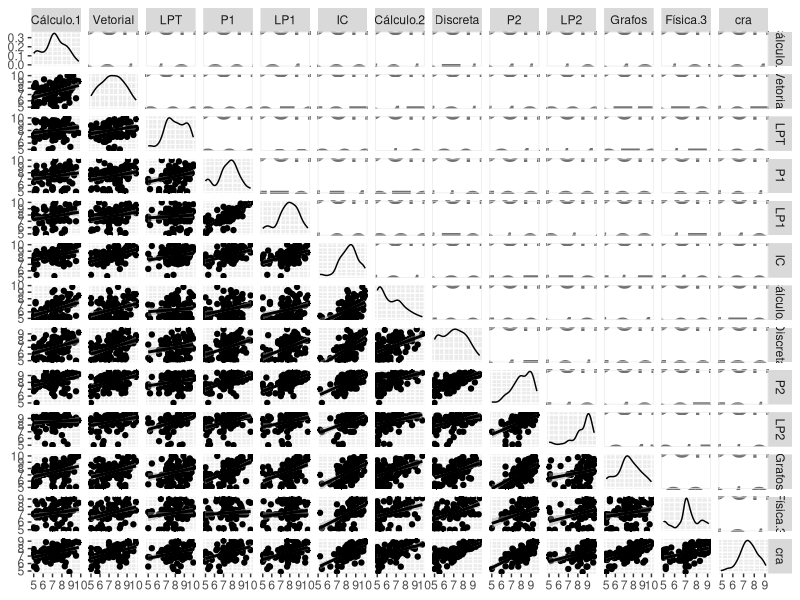
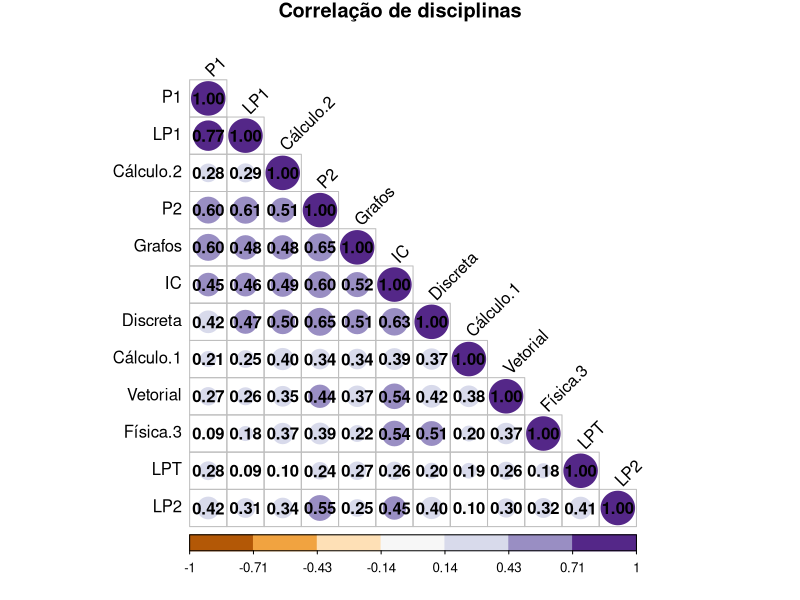
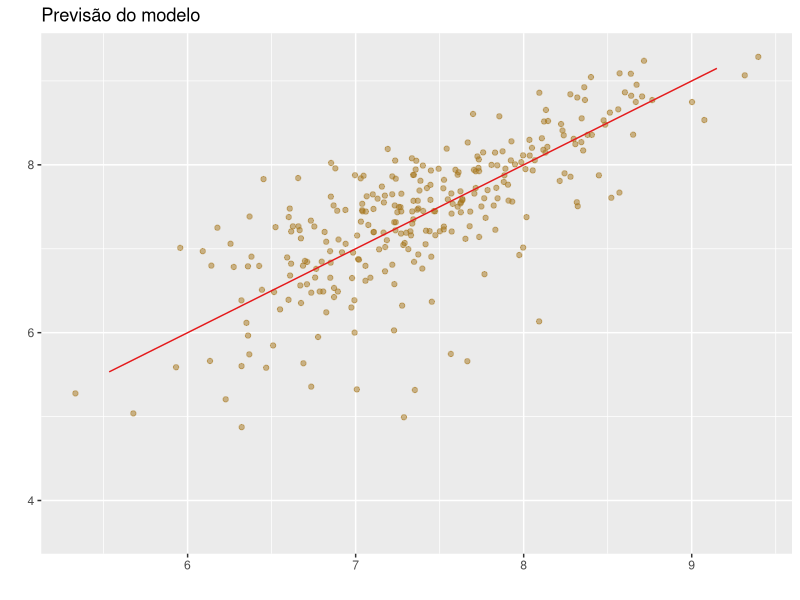
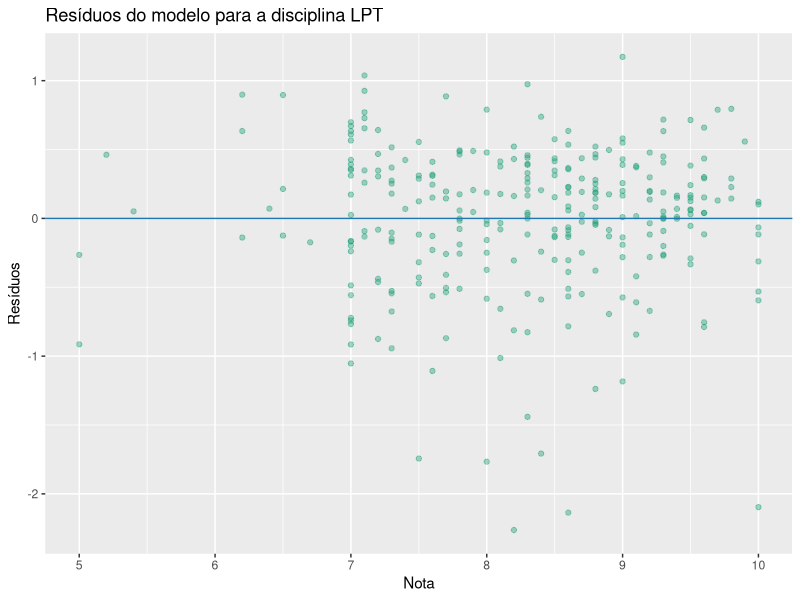
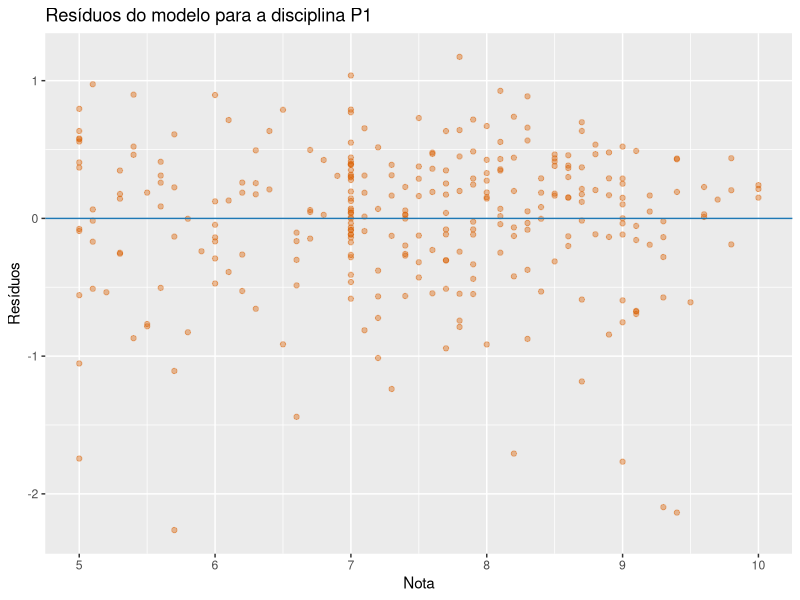
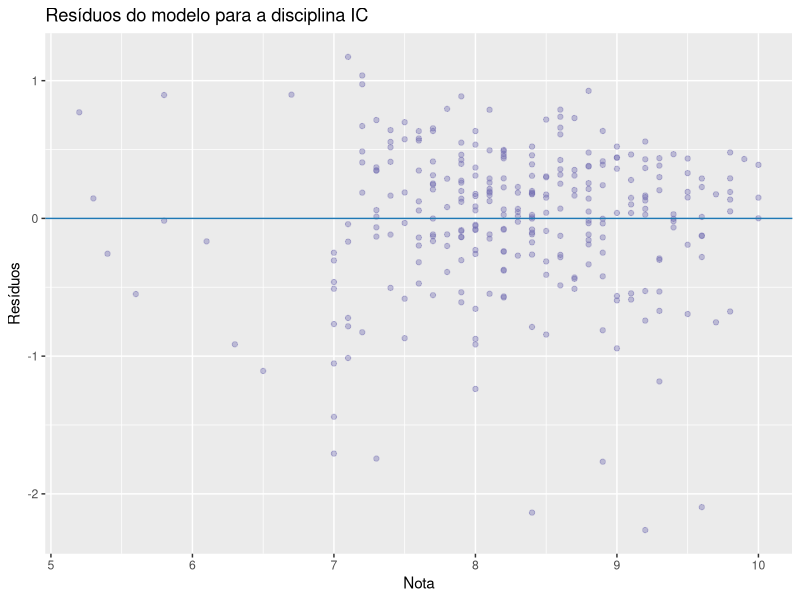
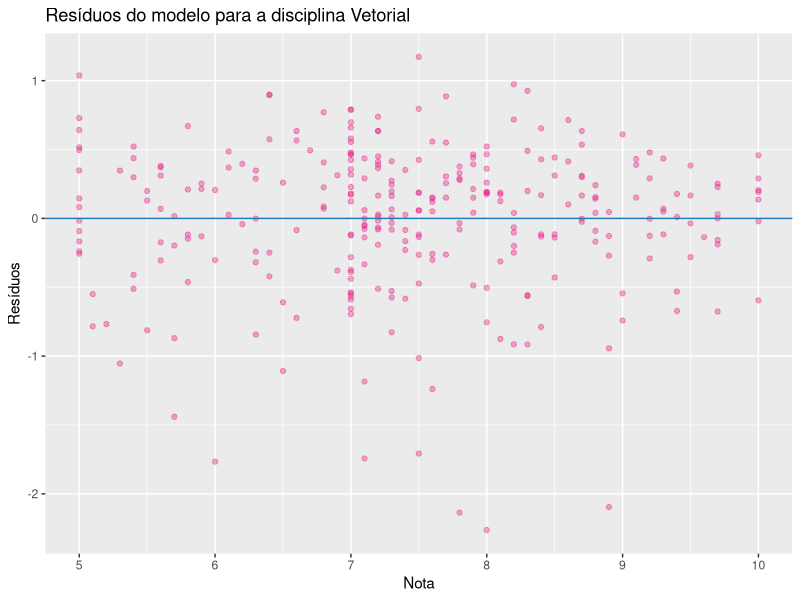
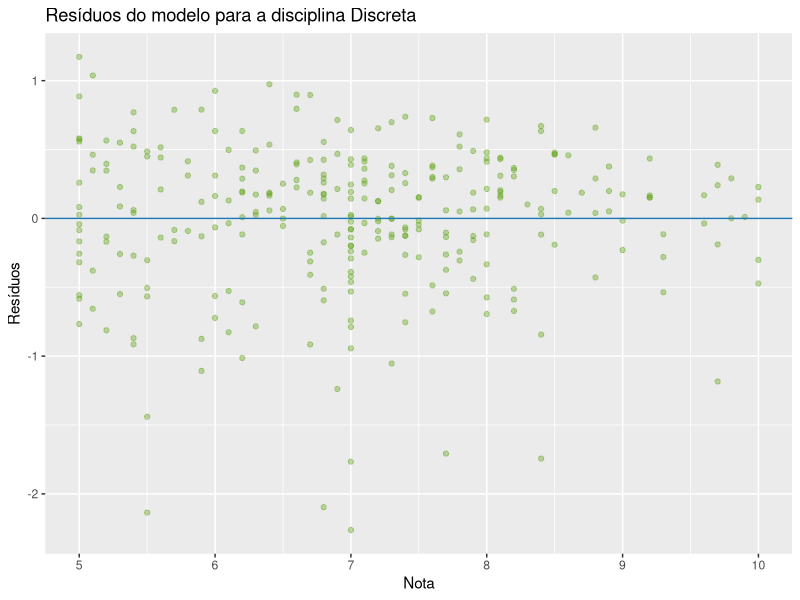

Reproduce these figures in R, in order.
## ---- chunk 1
knitr::opts_chunk$set(echo = TRUE)
library(GGally)
library(ggplot2)
library(corrplot)
library(RColorBrewer)

## ---- chunk 2
graduados = read.csv("graduados_disciplinas.csv")

graduados = graduados[, c("Cálculo.Diferencial.e.Integral.I",  "Álgebra.Vetorial.e.Geometria.Analítica", "Leitura.e.Produção.de.Textos", "Programação.I", "Laboratório.de.Programação.I", "Introdução.à.Computação", "Cálculo.Diferencial.e.Integral.II", "Matemática.Discreta", "Programação.II", "Laboratório.de.Programação.II", "Teoria.dos.Grafos", "Fundamentos.de.Física.Clássica", "cra")]

colnames(graduados) = c("Cálculo.1", "Vetorial", "LPT", "P1", "LP1", "IC", "Cálculo.2", "Discreta", "P2", "LP2", "Grafos", "Física.3", "cra")

ggpairs(na.omit(graduados), lower = list(continuous = "smooth"), upper = list(continuous = wrap("cor", size = 10)))
## ---- chunk 3
rl = lm(cra ~ ., data = graduados)

summary(rl)
## ---- chunk 4
M = cor(na.omit(graduados[,1:12]))

corrplot(M, type = "lower", title = "Correlação de disciplinas",  order="hclust", col=brewer.pal(n=7, name="PuOr"), addCoef.col = "black", tl.col="black", tl.srt=45, mar=c(0,0,1,0) )
## ---- chunk 5
graduados = graduados[, c("LPT", "P1", "IC", "Vetorial", "Discreta", "P2", "cra")]

rl = lm(cra ~ ., data = na.omit(graduados))
predicoes = predict.lm(rl ,graduados)

ggplot(graduados, aes(y=graduados$cra, x=predicoes)) +  
  geom_point(alpha = 0.5, position = position_jitter(width = 0.3), color="#a6761d") + 
  labs(title="Previsão do modelo", x= "", y="") +  
  geom_line(aes(y = predict(rl, graduados)), colour = "#e41a1c")

summary(rl)

## ---- chunk 6
ggplot(rl, aes(LPT, .resid)) + 
  labs(title="Resíduos do modelo para a disciplina LPT", x= "Nota", y="Resíduos") +
  geom_point(alpha = 0.4, color="#1b9e77") +
  geom_hline(yintercept = 0, colour = "#1f78b4")
## ---- chunk 7
ggplot(rl, aes(P1, .resid)) + 
  labs(title="Resíduos do modelo para a disciplina P1", x= "Nota", y="Resíduos") +
  geom_point(alpha = 0.4, color="#d95f02") +
  geom_hline(yintercept = 0, colour = "#1f78b4")
## ---- chunk 8
ggplot(rl, aes(IC, .resid)) + 
  labs(title="Resíduos do modelo para a disciplina IC", x= "Nota", y="Resíduos") +
  geom_point(alpha = 0.4, color="#7570b3") +
  geom_hline(yintercept = 0, colour = "#1f78b4")
## ---- chunk 9
ggplot(rl, aes(Vetorial, .resid)) + 
  labs(title="Resíduos do modelo para a disciplina Vetorial", x= "Nota", y="Resíduos") +
  geom_point(alpha = 0.4, color="#e7298a") +
  geom_hline(yintercept = 0, colour = "#1f78b4")
## ---- chunk 10
ggplot(rl, aes(Discreta, .resid)) + 
  labs(title="Resíduos do modelo para a disciplina Discreta", x= "Nota", y="Resíduos") +
  geom_point(alpha = 0.4, color="#66a61e") +
  geom_hline(yintercept = 0, colour = "#1f78b4")
## ---- chunk 11
ggplot(rl, aes(P2, .resid)) + 
  labs(title="Resíduos do modelo para a disciplina LPT", x= "Nota", y="Resíduos") +
  geom_point(alpha = 0.4, color="#e6ab02") +
  geom_hline(yintercept = 0, colour = "#1f78b4")
## ---- chunk 12
ggplot(rl, aes(.resid)) + labs(title="Frequência de resíduos para grupo do sexo feminino", x= "Resíduo", y="Frequência") + 
  geom_freqpoly(binwidth = 0.5, color="springgreen4")
## ---- chunk 13
graduados1 = graduados[,c("Vetorial", "LPT", "P1", "IC", "cra")]
graduados1 = na.omit(graduados1)

rl1 = lm(cra ~ ., data = graduados1)
predicoes1 = predict.lm(rl1 ,graduados1)

ggplot(graduados1, aes(y=graduados1$cra, x=predicoes1)) +  
  geom_point(alpha = 0.5, position = position_jitter(width = 0.3), color="#984ea3") + 
  labs(title="Previsão do modelo Semestre 1", x= "", y="") +  
  geom_line(aes(y = predict(rl1, graduados1)), colour = "#e41a1c")
## ---- chunk 14
summary(rl1)
## ---- chunk 15
graduados2 = graduados[, c("Discreta", "P2", "cra")]
graduados2 = na.omit(graduados2)

rl2 = lm(cra ~ ., data = graduados2)
predicoes2 = predict.lm(rl2 ,graduados2)

ggplot(graduados2, aes(y=graduados2$cra, x=predicoes2)) +  
  geom_point(alpha = 0.5, position = position_jitter(width = 0.3), color="#fb8072") + 
  labs(title="Previsão do modelo Semestre 2", x= "", y="") +  
  geom_line(aes(y = predict(rl2, graduados2)), colour = "#e41a1c")
## ---- chunk 16
summary(rl2)
## ---- chunk 17
notas = data.frame(LPT = 8.2, P1 = 7.6, IC = 8.4, Vetorial = 7.3, Discreta = 7.1, P2 = 7.3)

predict(rl, notas)
